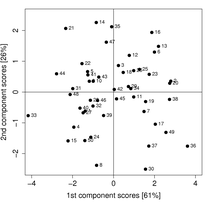
#> input picture latent-variable-modelling/images/pca-on-food-texture-both-scores.png, 205 x 205 px, shrunk from 2400 x 2400 before the run
$ python pca-on-food-texture-combine-plots.py
#> lines starting #> are read from the running program, lines starting #| are printed output that depends on the picture; pictures that were not available may be replaced by others from this repository, and a replacement may not be noted
import Image
import numpy as np

gap = 100
left = Image.open('pca-on-food-texture-both-scores.png')
#> left is the input picture: PIL image 205x205 RGB; min 0, max 255, mean 245.5
right = Image.open('pca-on-food-texture-both-loadings.png')
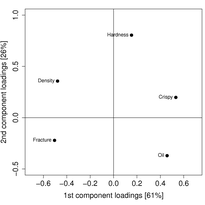
#> input picture latent-variable-modelling/images/pca-on-food-texture-both-loadings.png, 205 x 205 px, shrunk from 2400 x 2400 before the run
#> right is the input picture: PIL image 205x205 RGB; min 0, max 255, mean 248.3
tranp = Image.open('transparent-pixel.png')
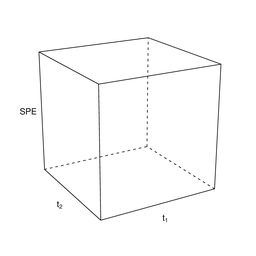
#> input picture latent-variable-modelling/images/3d-example-empty.png, 256 x 256 px, shrunk from 3000 x 3000 before the run, given in place of transparent-pixel.png, which was not available
#> tranp is the input picture: PIL image 256x256 RGB; min 26, max 255, mean 251.7
width = left.size[0] + right.size[0] + gap
#> width = 510
height = max(left.size[1], right.size[1])
#> height = 205
result = Image.new("RGBA", (width, height))
#> result: PIL image 510x205 RGBA; every value is 0
result.paste(left, (0, 0))
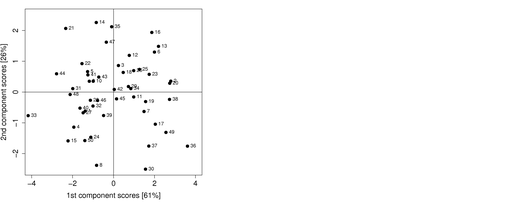
#> result: PIL image 510x205 RGBA; mean R, G, B, A 98.7, 98.7, 98.7, 102.5; transparent parts drawn white
result.paste(right, (left.size[0]+gap, 0))
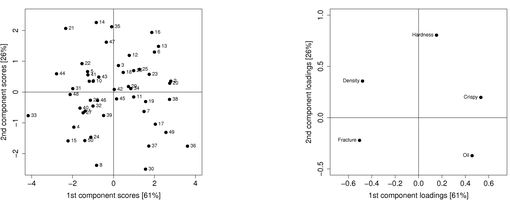
#> result: PIL image 510x205 RGBA; mean R, G, B, A 198.5, 198.5, 198.5, 205; transparent parts drawn white

if gap>0:
    x = np.arange(left.size[0]+0, left.size[0]+gap)
#> x = 100 values from 205 to 304
    y = np.arange(0, height)
#> y = 205 values from 0 to 204
    for xi in x:
        for yi in y:
            result.paste(tranp, (xi, yi))

result.save('pca-on-food-texture-scores-and-loadings.png')
